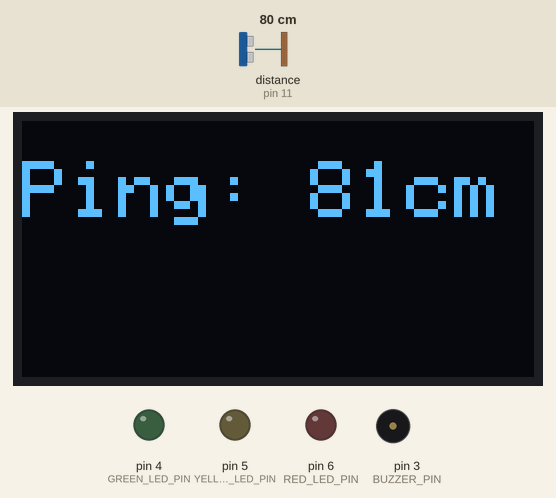
Simulated run of this sketch. Board: Arduino Uno, built with avr-gcc and run on an emulated ATmega328P. Shown: 128×64 one-colour display, output pins drawn as LEDs (lit = HIGH), buzzer (waves = sounding). The test bench sets the inputs (shaded band); at power-on: distance to the obstacle (sensor on pin 11) 80 cm. The echo pulse lasts 58.3 µs per cm; the display library's start-up logo is not drawn; what the sketch prints to the serial monitor is not drawn.

Above: at 3.4 s.
3.5 s: distance to the obstacle (sensor on pin 11) set to 21 cm
At 5.7 s:
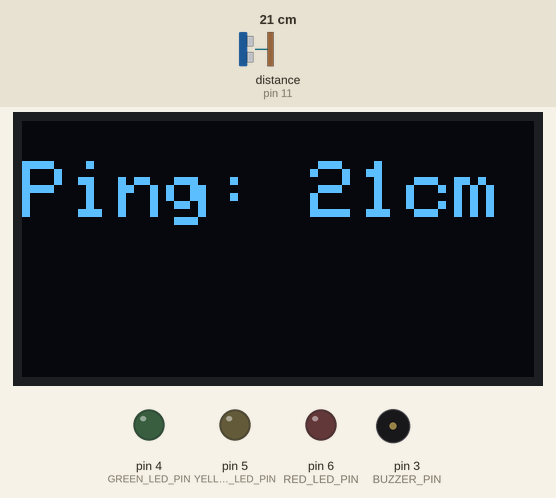
6.0 s: distance to the obstacle (sensor on pin 11) set to 17 cm
At 7.4 s:
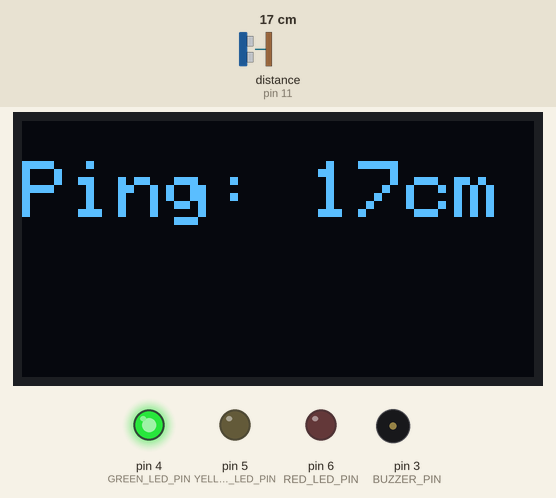
9.4 s: distance to the obstacle (sensor on pin 11) set to 250 cm
At 10.8 s:
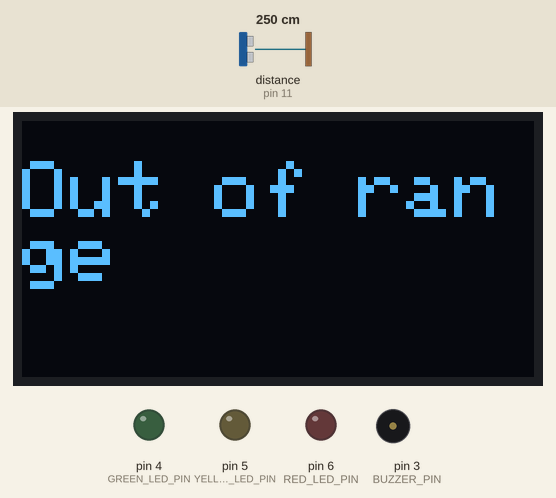
11.8 s: distance to the obstacle (sensor on pin 11) set to 2 cm
At 13.3 s:
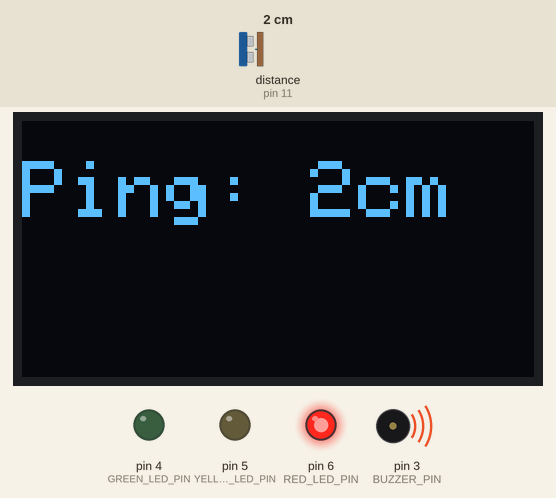
15.6 s: distance to the obstacle (sensor on pin 11) set to 4 cm
At 16.9 s:
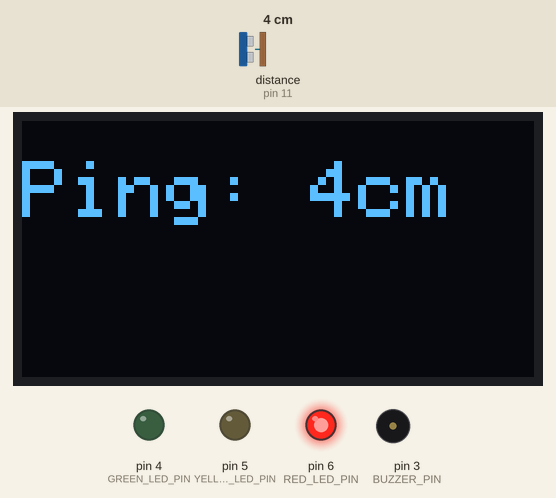
17.6 s: distance to the obstacle (sensor on pin 11) set to 7 cm
At 19.3 s:
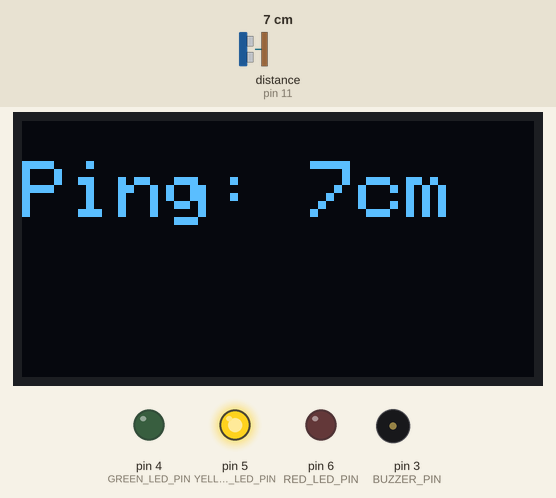
Timing chart, 0 to 22.3 s (numbered marks = the images above; inputs shaded):
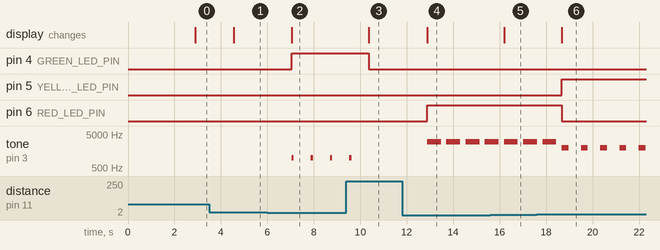

The sketch:

Parking_Assistance.ino
```cpp
//Library Inclusion
#include <Adafruit_SSD1306.h>
#include <splash.h>
#include <NewPing.h>

//Dimension of the SSD1306
#define SCREEN_WIDTH 128
#define SCREEN_HEIGHT 64
//Pins for Ultrasonic Sensor + Max read distance
#define TRIGGER_PIN 12
#define ECHO_PIN 11
#define MAX_DISTANCE 200
//Pins for LED
#define GREEN_LED_PIN 4
#define YELLOW_LED_PIN 5
#define RED_LED_PIN 6
//Pin for buzzer
#define BUZZER_PIN 3


//Initializing the SSD1306 library
Adafruit_SSD1306 display(SCREEN_WIDTH, SCREEN_HEIGHT, &Wire, -1);
//Initializing the pins & max distance to NewPing
NewPing sonar(TRIGGER_PIN, ECHO_PIN, MAX_DISTANCE);

//Function declarations
void initializeDisplay();
void setDisplay();
void printDistance(unsigned int distance);
void updateLED(unsigned int distance);
void updateBuzzer(unsigned int distance);

void setup() {
  //Intialize serial communication for easy debugging
  Serial.begin(9600);
  //Setting pins
  pinMode(BUZZER_PIN,OUTPUT);
  pinMode(GREEN_LED_PIN,OUTPUT);
  pinMode(YELLOW_LED_PIN,OUTPUT);
  pinMode(RED_LED_PIN,OUTPUT);
  initializeDisplay();

}

void loop() {
  unsigned int distance = getDistance();
  setDisplay();
  printDistance(distance);
  updateLED(distance);
  updateBuzzer(distance);


}

//Function to initialize the SSD1306 sisplay
void initializeDisplay() {
  display.begin(SSD1306_SWITCHCAPVCC, 0x3C);
  display.display();
  delay(2000);
  display.clearDisplay();
}
//Function to set settings for display
void setDisplay() {
  delay(300);
  display.clearDisplay();
  display.setTextSize(2);
  display.setTextColor(WHITE);
}
//Get distance
unsigned int getDistance() {
  delay(500); // Wait 500ms between pings (about 2 pings/sec). 29ms should be the shortest delay between pings.
  return sonar.ping_cm();
}
//Print distance
void printDistance(unsigned int distance) {
  if (distance == 0) {
    Serial.println("Out of range");
    display.setCursor(0,10);
    display.println("Out of range");
  } else {
    //Print in console
    Serial.print("Ping: ");
    Serial.print(distance);
    Serial.println("cm");
    //Print on display
    display.setCursor(0,10);
    display.print("Ping: ");
    display.print(distance);
    display.println("cm");
  }
  display.display();
}
//Turn on LED depending on distance
void updateLED(unsigned int distance) {
  if (distance > 10 && distance < 20) {
    digitalWrite(GREEN_LED_PIN,HIGH);
    digitalWrite(YELLOW_LED_PIN,LOW);
    digitalWrite(RED_LED_PIN,LOW);
  } else if (distance > 5 && distance < 11) {
    digitalWrite(GREEN_LED_PIN,LOW);
    digitalWrite(YELLOW_LED_PIN,HIGH);
    digitalWrite(RED_LED_PIN,LOW);
  } else if (distance <= 5 && distance != 0) {
    digitalWrite(GREEN_LED_PIN,LOW);
    digitalWrite(YELLOW_LED_PIN,LOW);
    digitalWrite(RED_LED_PIN,HIGH);
  } else {
    digitalWrite(GREEN_LED_PIN,LOW);
    digitalWrite(YELLOW_LED_PIN,LOW);
    digitalWrite(RED_LED_PIN,LOW);
  }
}
//Buzzer sound based off distance
void updateBuzzer(unsigned int distance) {
  if (distance > 10 && distance < 20) {
    //Play a soft sound
    tone(BUZZER_PIN,1000,100);
  } else if (distance > 5 && distance < 11) {
    //Play a medium sound
    tone(BUZZER_PIN,2000,300);
  } else if (distance <= 5 && distance != 0){
    //Play a loud sound
    tone(BUZZER_PIN,3000,600);
  } else {
    //Play no sound @ >=20 and 0
    noTone(BUZZER_PIN);
  }
}
```

Measured:
- the behaviour switches between 20 and 19 cm on distance to the obstacle (sensor on pin 11) (found by bisection; images 1 and 2)
- the behaviour switches between 5 and 6 cm on distance to the obstacle (sensor on pin 11) (found by bisection; images 5 and 6)
- after the input at 3.5 s, the display: changes after 1.1 s (image 1)
- after the input at 6.0 s, pin 4 (GREEN_LED_PIN): LOW → HIGH after 1.0 s; tone on pin 3 (BUZZER_PIN): alternates 1000 Hz for 0.10 s and silent for 0.73 s, starting after 1.0 s; the display: changes after 1.0 s (image 2)
- after the input at 9.4 s, pin 4 (GREEN_LED_PIN): HIGH → LOW after 0.97 s; tone on pin 3 (BUZZER_PIN): goes on until 9.6 s, then stays silent; the display: changes after 0.97 s (image 3)
- after the input at 11.8 s, pin 6 (RED_LED_PIN): LOW → HIGH after 1.1 s; tone on pin 3 (BUZZER_PIN): alternates 3000 Hz for 0.60 s and silent for 0.23 s, starting after 1.1 s; the display: changes after 1.1 s (image 4)
- after the input at 15.6 s, the display: changes after 0.59 s (image 5)
- after the input at 17.6 s, pin 5 (YELLOW_LED_PIN): LOW → HIGH after 1.1 s; pin 6 (RED_LED_PIN): HIGH → LOW after 1.1 s; the display: changes after 1.1 s (image 6)
